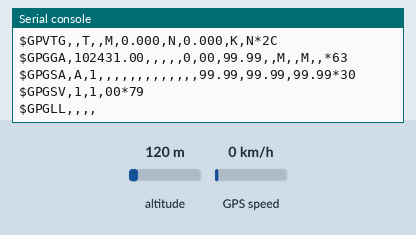
A program run on a simulated CircuitPython board. Parts: the last lines printed to the serial console. The inputs (shaded band) are chosen by the test bench; at power-on: altitude 120 m, GPS speed 0 km/h. The GPS gets a fix after 3 s at 37.7749, -122.4194 with 8 satellites.

Above: at 1.2 s.
1.3 s: altitude set to 20 m
At 2.8 s:
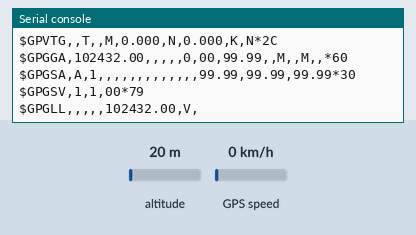
3.5 s: GPS speed set to 30 km/h
At 4.8 s:
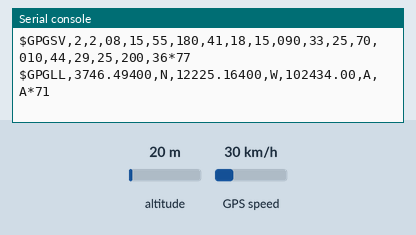
5.5 s: altitude set to 250 m
At 7.8 s:
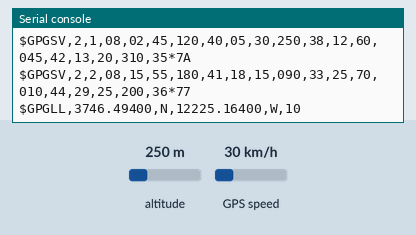
8.5 s: GPS speed set to 2 km/h
At 10.7 s:
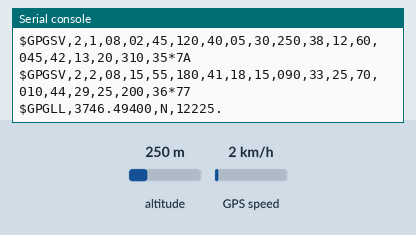
11.5 s: GPS speed set to 90 km/h
At 13.4 s:
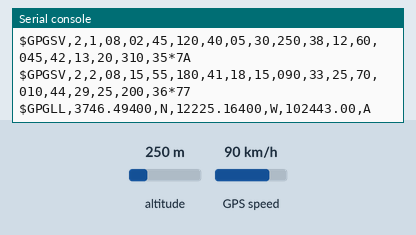
13.5 s: GPS speed set to 118 km/h
At 14.8 s:
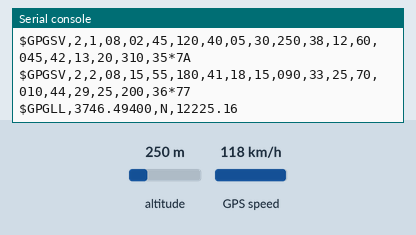
Timing chart, 0 to 16.5 s (numbered marks = the images above; inputs shaded):
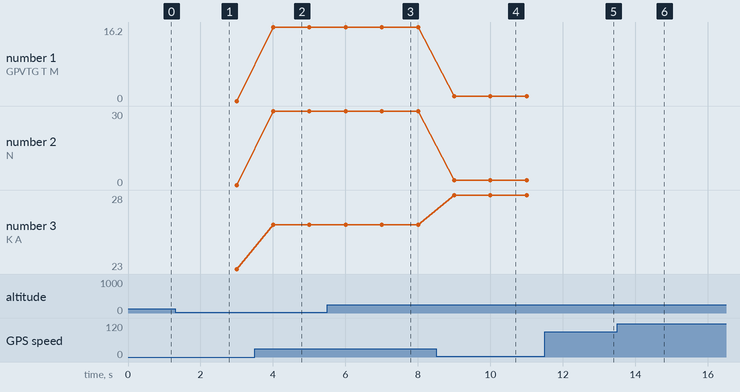

Measured:
- after the input at 3.5 s, the serial console: prints a new line after 0.50 s (image 2)
- after the input at 5.5 s, the serial console: prints a new line after 0.50 s (image 3)
- after the input at 8.5 s, the serial console: prints a new line after 0.50 s (image 4)
- after the input at 11.5 s, the serial console: prints a new line after 0.50 s (image 5)
- after the input at 13.5 s, the serial console: prints a new line after 0.50 s (image 6)
- plotted number 1: 0 → 16.2 after the input at 3.5 s, 16.2 → 1.08 after the input at 8.5 s
- plotted number 3: 23 → 26 after the input at 3.5 s, 26 → 28 after the input at 8.5 s

The program:

gps_echotest.py
```python
# Simple GPS module demonstration.
# Will print NMEA sentences received from the GPS, great for testing connection
# Uses the GPS only to send some commands, then reads directly from UART
import time
import board
import busio

import adafruit_gps


# Define RX and TX pins for the board's serial port connected to the GPS.
# These are the defaults you should use for the GPS FeatherWing.
# For other boards set RX = GPS module TX, and TX = GPS module RX pins.
RX = board.RX
TX = board.TX

# Create a serial connection for the GPS connection using default speed and
# a slightly higher timeout (GPS modules typically update once a second).
uart = busio.UART(TX, RX, baudrate=9600, timeout=30)

# for a computer, use the pyserial library for uart access
#import serial
#uart = serial.Serial("/dev/ttyUSB0", baudrate=9600, timeout=3000)

# Create a GPS module instance.
gps = adafruit_gps.GPS(uart)

# Initialize the GPS module by changing what data it sends and at what rate.
# These are NMEA extensions for PMTK_314_SET_NMEA_OUTPUT and
# PMTK_220_SET_NMEA_UPDATERATE but you can send anything from here to adjust
# the GPS module behavior:
#   https://cdn-shop.adafruit.com/datasheets/PMTK_A11.pdf

# Turn on the basic GGA and RMC info (what you typically want)
gps.send_command(b'PMTK314,0,1,0,1,0,0,0,0,0,0,0,0,0,0,0,0,0,0,0')
# Turn on just minimum info (RMC only, location):
#gps.send_command(b'PMTK314,0,1,0,0,0,0,0,0,0,0,0,0,0,0,0,0,0,0,0')
# Turn off everything:
#gps.send_command(b'PMTK314,0,0,0,0,0,0,0,0,0,0,0,0,0,0,0,0,0,0,0')
# Tuen on everything (not all of it is parsed!)
#gps.send_command(b'PMTK314,1,1,1,1,1,1,0,0,0,0,0,0,0,0,0,0,0,0,0')

# Set update rate to once a second (1hz) which is what you typically want.
gps.send_command(b'PMTK220,1000')
# Or decrease to once every two seconds by doubling the millisecond value.
# Be sure to also increase your UART timeout above!
#gps.send_command(b'PMTK220,2000')
# You can also speed up the rate, but don't go too fast or else you can lose
# data during parsing.  This would be twice a second (2hz, 500ms delay):
#gps.send_command(b'PMTK220,500')

# Main loop runs forever printing data as it comes in
timestamp = time.monotonic()
while True:
    data = uart.read(32)  # read up to 32 bytes
    # print(data)  # this is a bytearray type

    if data is not None:
        # convert bytearray to string
        data_string = ''.join([chr(b) for b in data])
        print(data_string, end="")

    if time.monotonic() - timestamp > 5:
        # every 5 seconds...
        gps.send_command(b'PMTK605')  # request firmware version
        timestamp = time.monotonic()
```
